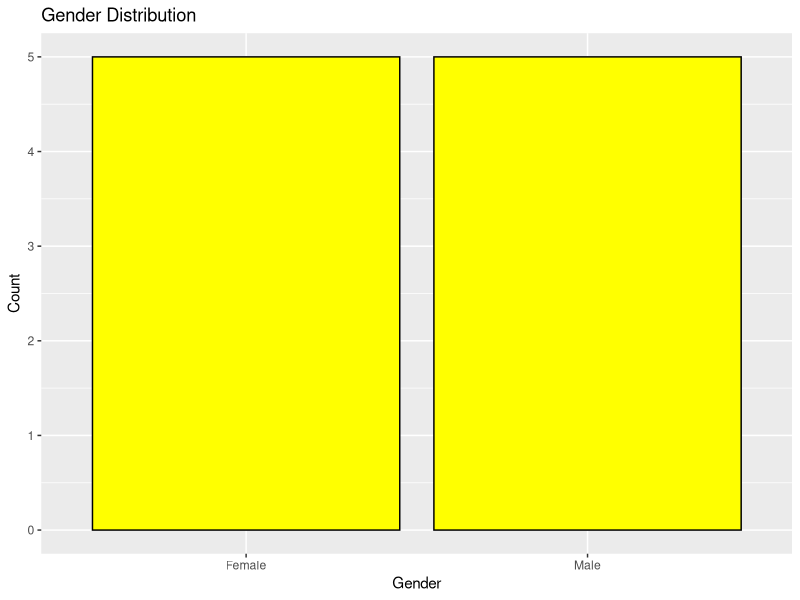
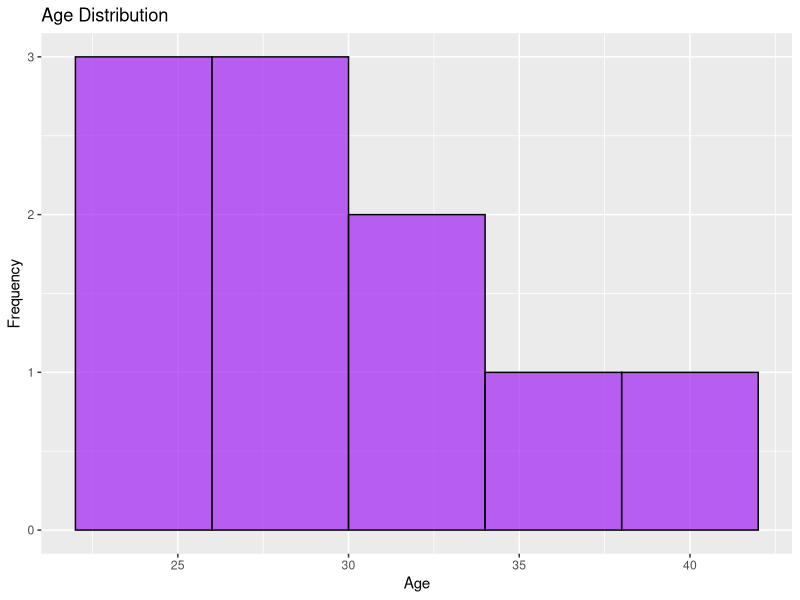

Here is the R script that generated these plots, in order:
install.packages("ggplot2")

library(ggplot2)

# Sample data
data <- data.frame(
  Gender = c('Male', 'Female', 'Female', 'Male', 'Female', 'Male', 'Male', 'Female', 'Female', 'Male'),
  Age = c(25, 30, 22, 35, 40, 29, 31, 27, 22, 33)
)
# Bar chart for gender distribution
ggplot(data, aes(x = Gender)) +
  geom_bar(fill = 'yellow', color = 'black') +
  ggtitle('Gender Distribution') +
  xlab('Gender') +
  ylab('Count')

# Histogram for age distribution
ggplot(data, aes(x = Age)) +
  geom_histogram(binwidth = 4, fill = 'purple', color = 'black', alpha = 0.7) +
  ggtitle('Age Distribution') +
  xlab('Age') +
  ylab('Frequency')
